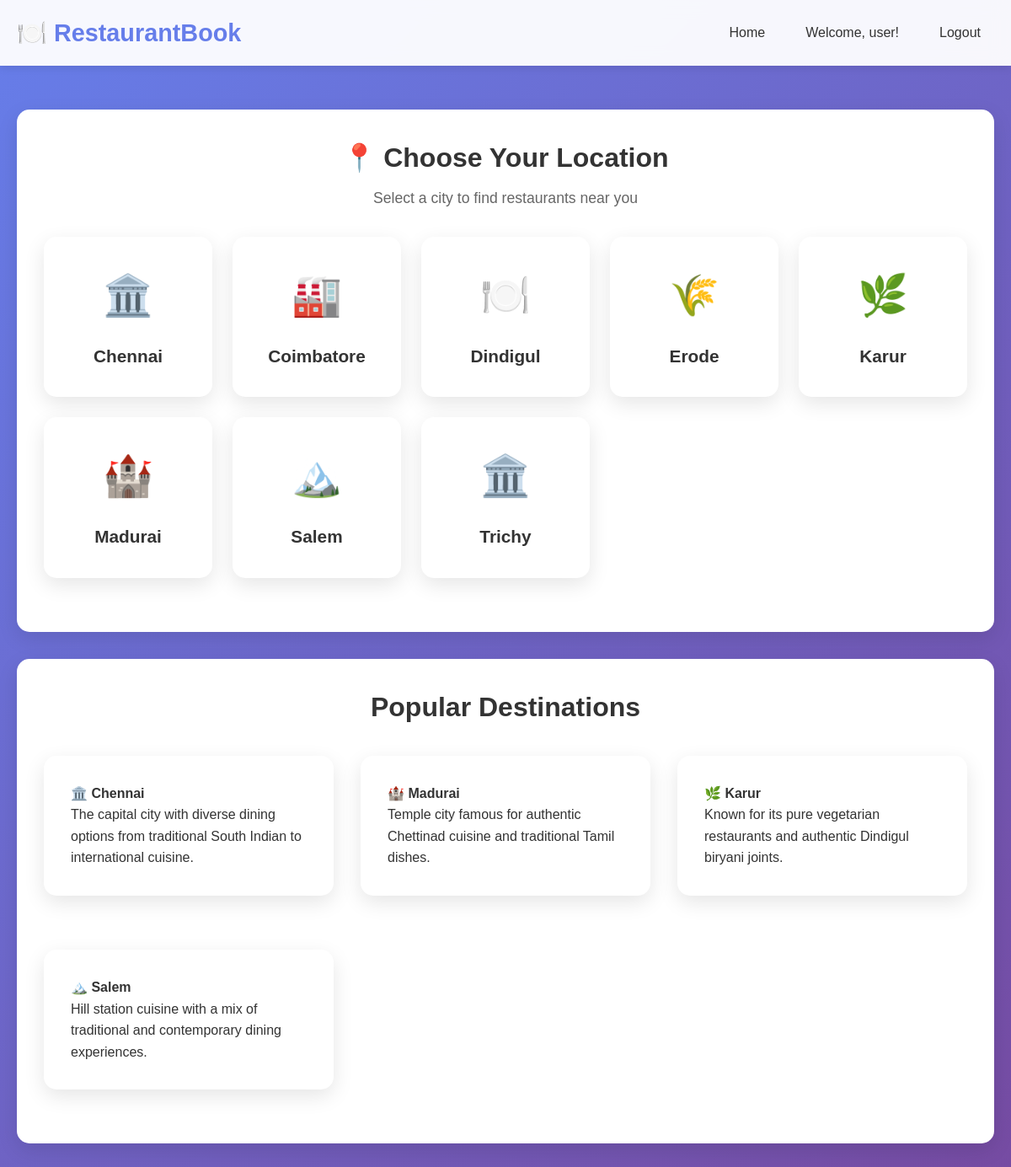
The page /select-location (signed in) on the database its author committed.
### tables this page shows
CREATE TABLE locations (
            id INTEGER PRIMARY KEY AUTOINCREMENT,
            city_name TEXT UNIQUE NOT NULL
        );

### app.py (the view)
@app.route('/select-location')
def select_location():
    if 'user_id' not in session:
        return redirect(url_for('login'))
    conn = get_db_connection()
    locations = conn.execute('SELECT * FROM locations ORDER BY city_name').fetchall()
    conn.close()
    return render_template('select_location.html', locations=locations)

### app.py (called while the page is built)
def get_db_connection():
    conn = sqlite3.connect(DATABASE)
    conn.row_factory = sqlite3.Row
    return conn

### templates/select_location.html (shortened to what this page needs)
{% extends "base.html" %}
{% block content %}
<div class="card">
    <div class="card-header">
        <h2 class="card-title">📍 Choose Your Location</h2>
        <p class="card-subtitle">Select a city to find restaurants near you</p>
    </div>
    <div class="location-grid">
        {% for location in locations %}
        <a href="{{ url_for('restaurants_by_location', location_id=location.id) }}" class="location-card">
            <div class="location-icon">
                {% if location.city_name == 'Chennai' %}🏛️
                {% elif location.city_name == 'Madurai' %}🏰
                {% elif location.city_name == 'Karur' %}🌿
                {% elif location.city_name == 'Salem' %}🏔️
                {% elif location.city_name == 'Coimbatore' %}🏭
                {% elif location.city_name == 'Trichy' %}🏛️
                {% elif location.city_name == 'Dindigul' %}🍽️
                {% elif location.city_name == 'Erode' %}🌾
                {% else %}🏙️
                {% endif %}
            </div>
            <div class="location-name">{{ location.city_name }}</div>
        </a>
        {% endfor %}
    </div>
</div>
<div class="card">
    <div class="card-header">
        <h3 class="card-title">Popular Destinations</h3>
    </div>
    <div class="grid grid-2">
        <div class="card">
            <h4>🏛️ Chennai</h4>
            <p>The capital city with diverse dining options from traditional South Indian to international cuisine.</p>
        </div>
        <div class="card">
            <h4>🏰 Madurai</h4>
            <p>Temple city famous for authentic Chettinad cuisine and traditional Tamil dishes.</p>
        </div>
        <div class="card">
            <h4>🌿 Karur</h4>
            <p>Known for its pure vegetarian restaurants and authentic Dindigul biryani joints.</p>
        </div>
        <div class="card">
            <h4>🏔️ Salem</h4>
            <p>Hill station cuisine with a mix of traditional and contemporary dining experiences.</p>
        </div>
    </div>
</div>
{% endblock %}

### static/css/style.css (style rules this page uses)
* { margin: 0; padding: 0; box-sizing: border-box; }
body { font-family: 'Arial', sans-serif; line-height: 1.6; color: #333; background: linear-gradient(135deg, #667eea 0%, #764ba2 100%); min-height: 100vh; }
.card { background: white; border-radius: 15px; box-shadow: 0 8px 25px rgba(0, 0, 0, 0.1); padding: 2rem; margin-bottom: 2rem; transition: transform 0.3s ease; }
.card-header { text-align: center; margin-bottom: 2rem; }
.card-title { font-size: 2rem; color: #333; margin-bottom: 0.5rem; }
.card-subtitle { color: #666; font-size: 1.1rem; }
.grid { display: grid; gap: 2rem; }
.grid-2 { grid-template-columns: repeat(auto-fit, minmax(300px, 1fr)); }
.location-grid { display: grid; grid-template-columns: repeat(auto-fit, minmax(200px, 1fr)); gap: 1.5rem; margin: 2rem 0; }
.location-card { background: white; border-radius: 15px; padding: 2rem; text-align: center; box-shadow: 0 8px 25px rgba(0, 0, 0, 0.1); transition: all 0.3s ease; text-decoration: none; color: #333; }
.location-icon { font-size: 3rem; margin-bottom: 1rem; color: #667eea; }
.location-name { font-size: 1.3rem; font-weight: bold; }
.card { animation: fadeIn 0.6s ease-out; }

### rows shown on the page
locations: city_name "Chennai"
locations: city_name "Coimbatore"
locations: city_name "Dindigul"
locations: city_name "Erode"
locations: city_name "Karur"
locations: city_name "Madurai"
locations: city_name "Salem"
locations: city_name "Trichy"

### other values the page prints
{{ session.username }} "user"
